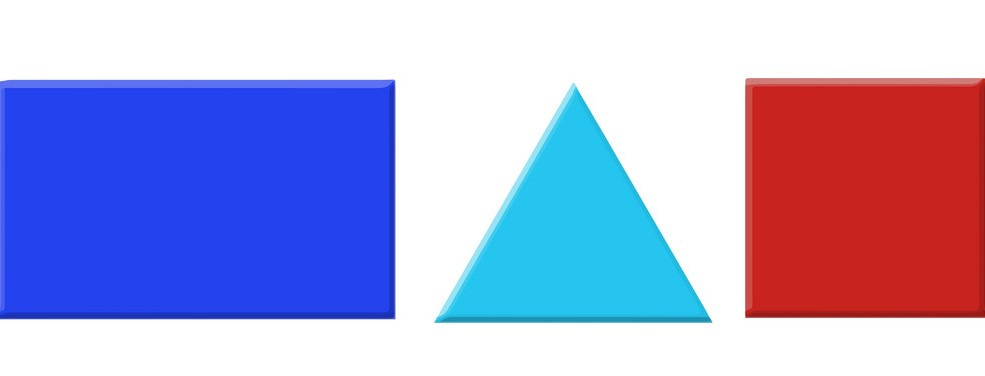
#> input picture Automated Shape Recognition with OpenCV/shapes.jpg, 985 x 376 px
$ python 'Automated Shape Recognition with OpenCV.py'   (older library calls are emulated)
#> lines starting #> are read from the running program, lines starting #| are printed output that depends on the picture; after the words box and inside, x2 and y2 are one past the last pixel; in counts of white or black regions, pixels touching at a corner belong together
import numpy as np
import cv2

original_image = cv2.imread('shapes.jpg')
#> original_image is the input picture: shape (376, 985, 3); mean B, G, R 213.9, 168, 171.4
print("Shape: Original Image", original_image.shape)
#| Shape: Original Image (376, 985, 3)

# Converting to grayscale
gray = cv2.cvtColor(original_image, cv2.COLOR_BGR2GRAY)
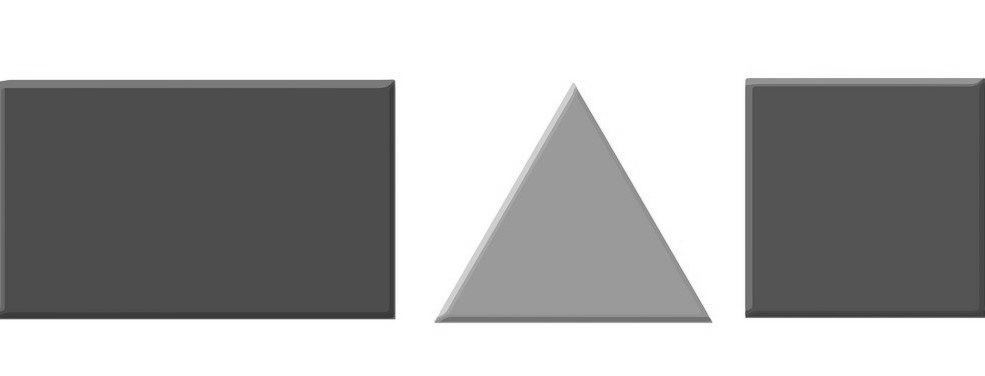
#> gray: shape (376, 985); min 51, max 255, mean 174.4
print("Shape: Grayscaled Image",gray.shape)
#| Shape: Grayscaled Image (376, 985)
cv2.imshow("Original Image", original_image)
cv2.waitKey(0)

# Thresholding (Optional)
ret, thresh = cv2.threshold(gray, 127, 255, 1)
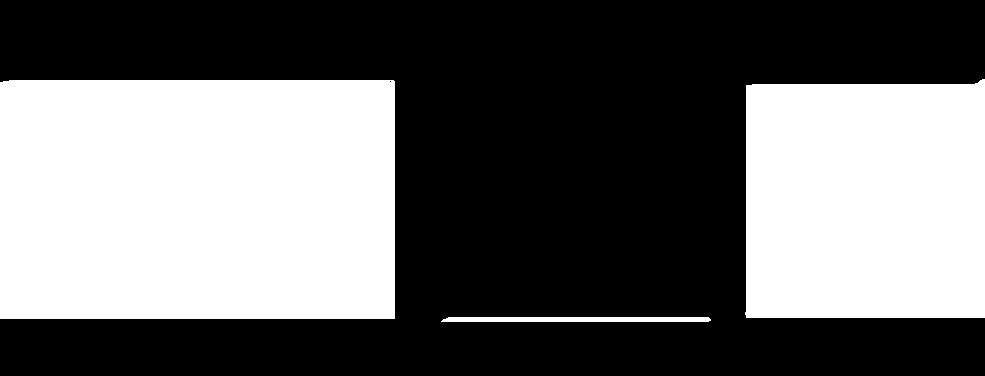
#> thresh: shape (376, 985); 41% white; 3 white regions
cv2.imshow("Threshold Image", thresh)
cv2.waitKey(0)

_, contours, hierarchy = cv2.findContours(thresh.copy(), cv2.RETR_LIST, cv2.CHAIN_APPROX_NONE)
#> contours = 4 contours, 1 with area under 20; largest, box (x1, y1, x2, y2) and area: (0, 80, 395, 319) 93760, (745, 79, 985, 318) 55480, (441, 317, 711, 322) 1060
print ('Number of contours', str(len(contours)))
#| Number of contours 4
print (contours[0].shape)
#| (539, 1, 2)
# Draw contours on original image
#cv2.drawContours(original_image, contours, -1, (0,255,0), 3)
#cv2.imshow("Contours on Original", original_image)
#cv2.waitKey(0)

for contour in contours:
	vertices = cv2.approxPolyDP(contour, 0.01*cv2.arcLength(contour,True), True)
	# Checking for Triangles
	if len(vertices) == 3:
		shape = 'Triangle'
		cv2.drawContours(original_image, [contour], 0, (0,255,0), -1)
		M = cv2.moments(contour)
		x = int(M['m10']/ M['m00'])
		y = int(M['m01']/ M['m00'])
		cv2.putText(original_image, shape, (x-50, y), cv2.FONT_ITALIC, 1,(0,0,0), 1)

	# Checking for square or rectangle
	elif len(vertices) == 4:
		M = cv2.moments(contour)
		x = int(M['m10']/ M['m00'])
		y = int(M['m01']/ M['m00'])
		x0, y0, width, height = cv2.boundingRect(contour)

		if abs(width - height) <=3:
			shape = "Square"
			cv2.drawContours(original_image, [contour], 0, (0,50,200), -1)
			cv2.putText(original_image, shape, (x-50, y), cv2.FONT_ITALIC, 1,(0,0,0), 1)
		else:
			shape = "Rectangle"
			cv2.drawContours(original_image, [contour], 0, (0,150,255), -1)
			M = cv2.moments(contour)
			x = int(M['m10']/ M['m00'])
			y = int(M['m01']/ M['m00'])
			cv2.putText(original_image, shape, (x-50, y), cv2.FONT_ITALIC, 1, (0,0,0), 1)

	# Checking for pentagon
	elif len(vertices) == 5:
		shape = "Pentagon"
		cv2.drawContours(original_image, [contour], 0, (105,0,105), -1)
		M = cv2.moments(contour)
		x = int(M['m10']/ M['m00'])
		y = int(M['m01']/ M['m00'])
		cv2.putText(original_image, shape, (x-50, y), cv2.FONT_ITALIC, 1, (0,0,0), 1)

	# Checking for Star shape
	elif len(vertices) == 10 or len(vertices) == 8:
		shape = "Star"
		cv2.drawContours(original_image, [contour], 0, (0,0,105), -1)
		M = cv2.moments(contour)
		x = int(M['m10']/ M['m00'])
		y = int(M['m01']/ M['m00'])
		cv2.putText(original_image, shape, (x-50, y), cv2.FONT_ITALIC, 1, (0,0,0), 1)

	# Checking for Star
	elif len(vertices) >=12:
		shape = "Circle"
		cv2.drawContours(original_image, [contour], 0, (255,0,0), -1)
		M = cv2.moments(contour)
		x = int(M['m10']/ M['m00'])
		y = int(M['m01']/ M['m00'])
		cv2.putText(original_image, shape, (x-50, y), cv2.FONT_ITALIC, 1, (0,0,0), 1)
#> this loop made 4 passes
#> (vertices, x0, y0, width, height, shape) on passes 2 to 4: ([[389, 81], [390, 80], [391, 81], [390, 82]], 389, 80, 3, 3, 'Square'), ([[0, 82], [0, 318], [394, 318], [393, 80]], 0, 80, 395, 239, 'Rectangle'), ([[984, 79], [746, 85], [746, 317], [984, 317]], 745, 79, 240, 239, 'Square')
#> vertices on pass 1: [[441, 321], [710, 319]]
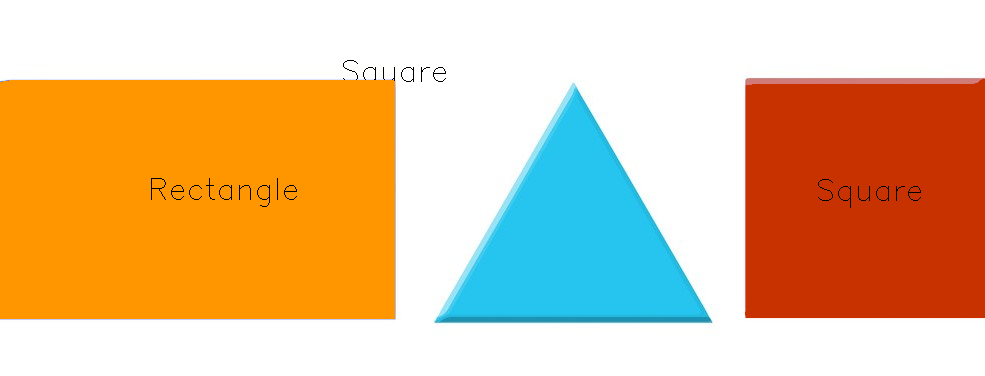
#> original_image: shape (376, 985, 3); mean B, G, R 148.8, 190.7, 226.4

# Showing original image with shapes identified
cv2.imshow("Identified Shapes", original_image)
cv2.waitKey(0)
cv2.destroyAllWindows()
